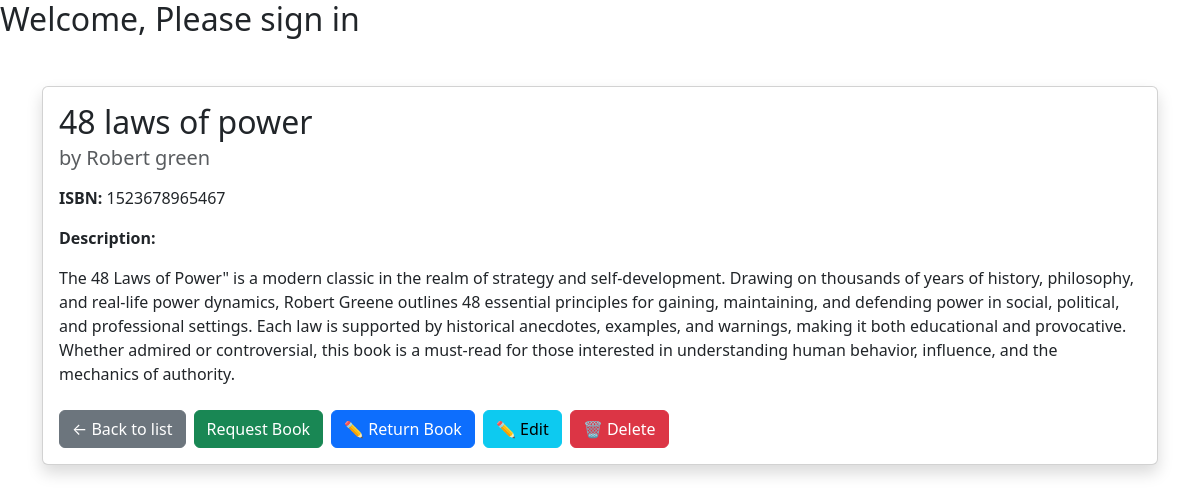
/library/book_detail/4/ (signed in), run on the app's committed database.
### library_app/models.py (models this page shows, shortened)
class Book(models.Model):
    title = models.CharField(max_length=255)
    author = models.CharField(max_length=255)
    isbn = models.CharField(max_length=13, unique=True)
    category = models.CharField(max_length=100)
    description = models.TextField(blank=True)  # NEW field
    total_copies = models.PositiveIntegerField()
    available_copies = models.PositiveIntegerField()
    added_by = models.ForeignKey(User, on_delete=models.SET_NULL, null=True, blank=True)  # NEW field
    publisher = models.ForeignKey('Publisher', on_delete=models.SET_NULL, null=True, blank=True)  # NEW field
    created_at = models.DateTimeField(auto_now_add=True)
    updated_at = models.DateTimeField(auto_now=True)

### library_app/views.py (the view)
# urls.py: path('book_detail/<int:id>/', book_detail, name='book_detail'),
@login_required
def book_detail(request, id):
    book = get_object_or_404(Book, id=id)
    title = "Book Detail"
    context = {
        'book': book,
        'title': title,
        'current_year': datetime.now().year,
    }
    return render(request, 'library_app/book_detail.html', context)

### library_app/templates/library_app/book_detail.html (shortened to what this page needs)
{% extends 'base.html' %} {% block content %}
<div class="container mt-5">
  <div class="card shadow">
    <div class="card-body">
      <h2 class="card-title">{{ book.title }}</h2>
      <h5 class="card-subtitle mb-3 text-muted">by {{ book.author }}</h5>
      <p><strong>ISBN:</strong> {{ book.isbn }}</p>
      {% if book.description %}
      <p><strong>Description:</strong></p>
      <p>{{ book.description }}</p>
      {% else %}
      <p><em>No description provided.</em></p>
      {% endif %}
      <div class="mt-4 d-flex gap-2 flex-wrap">
        <a href="{% url 'book_list' %}" class="btn btn-secondary btn-simple">
          ← Back to list
        </a>
        {% if user.is_authenticated %}
        <a
          href="{% url 'request_book' book.id %}"
          class="btn btn-success btn-simple"
        >
          Request Book
        </a>
        <a
          href="{% url 'return_book' book.id %}"
          class="btn btn-primary btn-simple"
        >
          ✏️ Return Book
        </a>
        {% else %}
        <p><a href="{% url 'login' %}">Log in</a> to request books.</p>
        {% endif %} {% if user.is_staff %}
        <a
          href="{% url 'book_update' book.id %}"
          class="btn btn-info btn-simple"
        >
          ✏️ Edit
        </a>
        <a
          href="{% url 'book_delete' book.id %}"
          class="btn btn-danger btn-simple"
        >
          🗑️ Delete
        </a>
        {% endif %}
      </div>
    </div>
  </div>
</div>
{% endblock content %}

### library_app/templates/library_app/book_detail.html (style rules this page uses)
.btn-simple { border-radius: 0.375rem; transition: background-color 0.2s ease, box-shadow 0.2s ease; }

### data on the page
Book: title "48 laws of power", author "Robert green", isbn "1523678965467", description "The 48 Laws of Power\" is a modern classic in the realm of strategy and self-development. Drawing on thousands of years of history, philosophy, and real-life power dynamics, Robert Greene outlines 48 essential principles for gaining, maintaining, and defending power in social, political, and professional settings. Each law is supported by historical anecdotes, examples, and warnings, making it both educational and provocative. Whether admired or controversial, this book is a must-read for those interested in understanding human behavior, influence, and the mechanics of authority."
